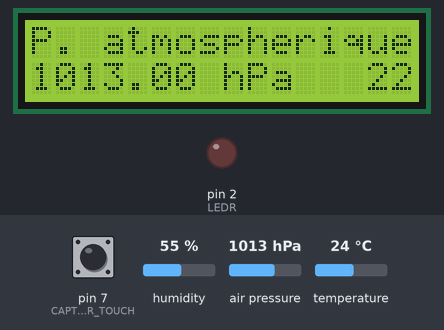
Bench run of a sketch on a simulated Arduino Uno, built with avr-gcc and run on an emulated ATmega328P. Parts: 16×2 character LCD, output pins drawn as LEDs (lit = HIGH). Inputs (shaded band) come from the test bench; at power-on: humidity 55 %, pin 7 (CAPTEUR_TOUCH) LOW, air pressure 1013 hPa, temperature 24 °C. What the sketch prints to the serial monitor is not drawn.

Above: at 1.3 s.
1.4 s: humidity set to 22 %
At 2.8 s:
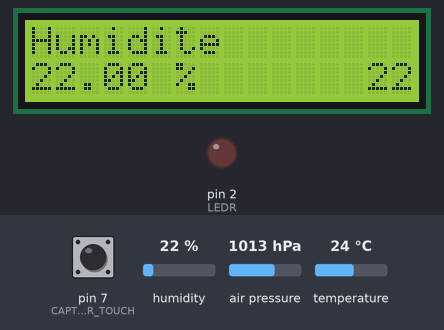
5.9 s: pin 7 (CAPTEUR_TOUCH) pulled HIGH for 1.65 s
At 7.0 s:
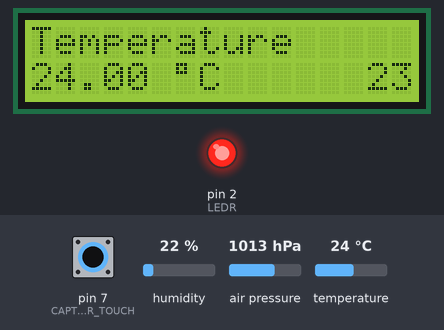
9.0 s: air pressure set to 952 hPa
At 11.3 s:
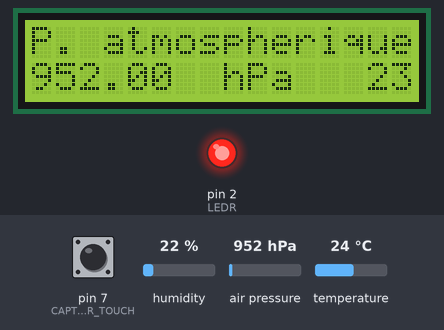
12.2 s: temperature set to 22.5 °C
At 13.2 s:
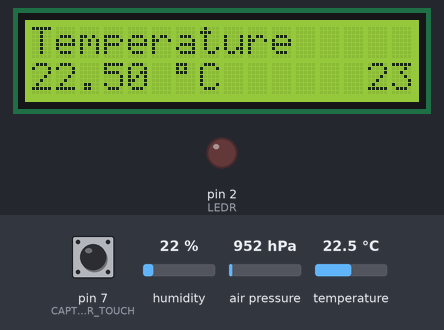
14.3 s: pin 7 (CAPTEUR_TOUCH) pulled HIGH for 3.2 s
At 16.8 s:
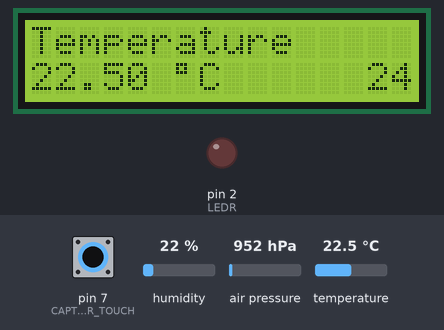
19.0 s: humidity set to 40 %
At 22.1 s:
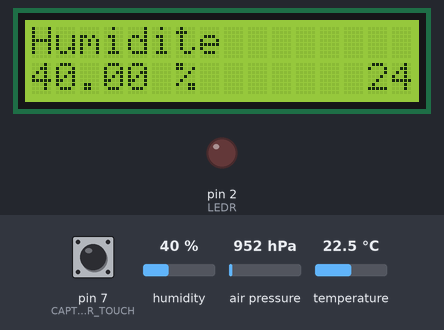
Timing chart, 0 to 23.6 s (numbered marks = the images above; inputs shaded):
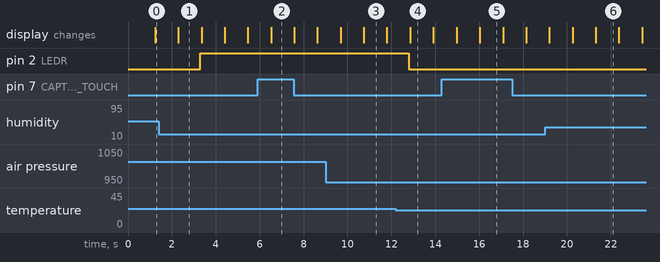

Measured:
- the behaviour switches between 23.1 and 23 °C on temperature (found by bisection; images 3 and 4)
- after the input at 12.2 s, pin 2 (LEDR): HIGH → LOW after 0.60 s
- what the display in image 1 shows lasts 1.1 s, from 2.3 s to 3.4 s
- what the display in image 3 shows lasts 1.0 s, from 10.8 s to 11.8 s

The sketch:

Projet_16022021.ino
```cpp
#include <LiquidCrystal_I2C.h>
#include <Wire.h>
#include <SPI.h>
#include <Adafruit_Sensor.h>
#include <Adafruit_BME280.h>

#define LEDR          2
#define CAPTEUR_TOUCH 7
#define BUZZER        9
#define SEALEVELPRESSURE_HPA (1013.25)
#define TEMP_ALM      22

Adafruit_BME280 bme; // I2C
LiquidCrystal_I2C lcd(0x27, 16, 2);

int lastButtonState;
int currentButtonState;
int temperature[]={10,17,18,19,20,21,22,23,24,25,30,35};
int temp = 6;

unsigned long delayTime;

void setup() {
  Serial.begin(9600);
  lcd.init();
  pinMode(LEDR, OUTPUT);
  pinMode(CAPTEUR_TOUCH, INPUT);

  unsigned status;
  delayTime = 1000;
  bme.begin(0x76, &Wire);
  lcd.init();
}

void loop() {
  printConsole();
  for (int i=1; i<4; i++){
    effaceEcran();
    printAfficheur(i);
  delay(delayTime);
  }
  alarmeTemp();
  if(digitalRead(CAPTEUR_TOUCH) == HIGH) {
  temp++;
  }

  //Serial.println(temperature[temp]);
  if (temp>12)
    temp=0;
}

void printConsole() {
  Serial.print("Temperature = ");       Serial.print(bme.readTemperature()); Serial.print(" *C  ");
  Serial.print("Pressure = ");          Serial.print(bme.readPressure() / 100.0F); Serial.print(" hPa  ");
  //Serial.print("Approx. Altitude = ");  Serial.print(bme.readAltitude(SEALEVELPRESSURE_HPA)); Serial.print(" m  ");
  Serial.print("Humidity = ");          Serial.print(bme.readHumidity()); Serial.println(" %");
}

void printAfficheur(int fct) {
  lcd.setBacklight(1);                  // Active le rétro-éclairage

  lcd.setCursor(14,1);
  lcd.print(temperature[temp]);

  switch (fct) {
    case 1:     //Affichage de la température:
      lcd.setCursor(0,0);
      lcd.print("Temperature");
      lcd.setCursor(0,1);
      lcd.print(bme.readTemperature());
      lcd.setCursor(6,1);
      lcd.print((char)223);
      lcd.setCursor(7,1);
      lcd.print("C");
      break;
    case 2:     //Affichage de la pression atmosphérique:
      lcd.setCursor(0,0);
      lcd.print("P. atmospherique");
      lcd.setCursor(0,1);
      lcd.print(bme.readPressure() / 100.0F);
      lcd.setCursor(8,1);
      lcd.print("hPa");
      break;
    case 3:     //Affichage de l'humidité:
      lcd.setCursor(0,0);
      lcd.print("Humidite");
      lcd.setCursor(0,1);
      lcd.print(bme.readHumidity());
      lcd.setCursor(6,1);
      lcd.print("%");
      break;
    default:
      lcd.setCursor(0,0);
      lcd.print("Rien a afficher");
      break;
  }
}

void effaceEcran(){
  lcd.setCursor(0,0);
  lcd.print("                ");
  lcd.setCursor(0,1);
  lcd.print("             ");
}

void alarmeTemp() {
  if(bme.readTemperature()>temperature[temp]){
    digitalWrite(LEDR, HIGH);
    //    tone(BUZZER, 1000);   // Send 1KHz sound signal...
    //    delay(100);           // 1000...for 1 sec
    //    noTone(BUZZER);       // Stop sound...
    //    delay(100);           // 1000...for 1 sec
  }
  else
    digitalWrite(LEDR, LOW);
}
```
